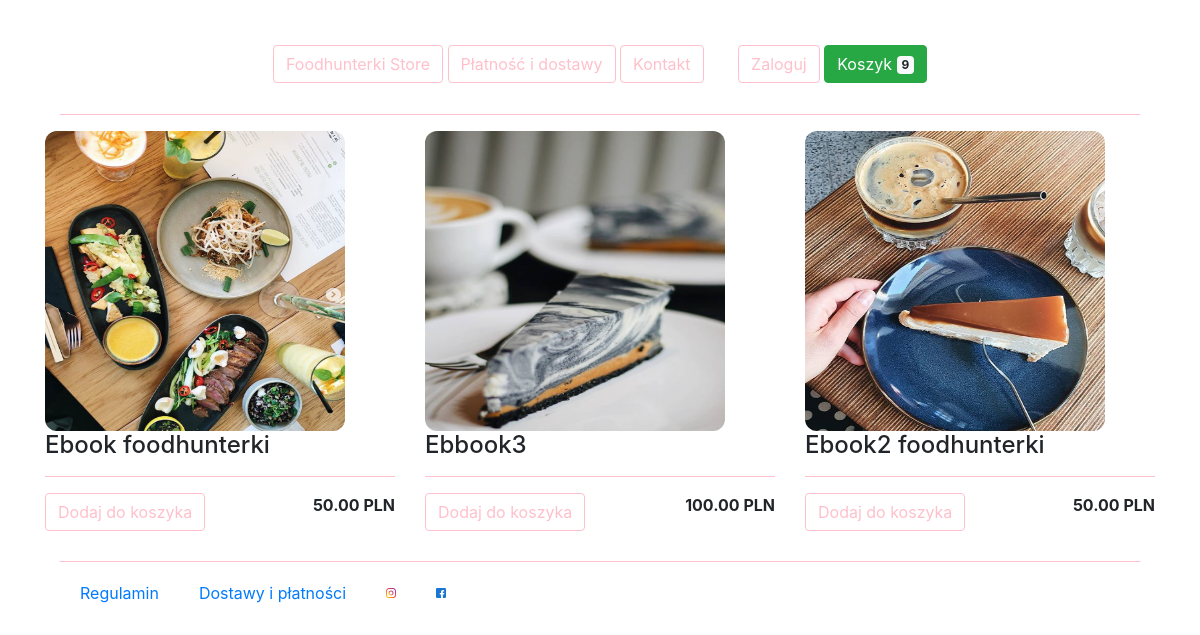
The app's page / (signed in) with its own data.
### fhstore/models.py (models this page shows, shortened)
class Product(models.Model):
    name = models.CharField(max_length=200)
    price = models.DecimalField(max_digits=7, decimal_places=2)
    digital = models.BooleanField(default=False, null=True, blank=True)
    image = models.ImageField(null=True, blank=True)
    @property
    def imageURL(self):
        try:
            url = self.image.url
        except:
            url = ''
        return url

### fhstore/views.py (the view)
# urls.py: path('', views.store, name='store'),
def store(request):
    data = cartData(request)
    cartItems = data['cartItems']
    products = Product.objects.all()
    context = {'products': products, 'cartItems': cartItems}
    return render(request, 'fhstore/store.html', context)

### fhstore/models.py (called while the page is built)
    @property
    def get_cart_items(self):
        orderitems = self.orderitem_set.all()
        total = sum([item.quantity for item in orderitems])
        return total

### fhstore/utils.py (called while the page is built)
def cartData(request):
    if request.user.is_authenticated:
        customer = request.user.customer
        order, created = Order.objects.get_or_create(customer=customer, complete=False)
        items = order.orderitem_set.all()
        cartItems = order.get_cart_items
    else:
        cookieData = cookieCart(request)
        cartItems = cookieData['cartItems']
        order = cookieData['order']
        items = cookieData['items']
    return {'cartItems':cartItems, 'order':order, 'items':items}

### fhstore/templates/fhstore/store.html
{% extends 'fhstore/base.html' %}
{% load static %}
{% block content %}
    <div class="row">
    {% for product in products %}
        <div class="col-lg-4">
            <img class="thumbnail" src="{{product.imageURL}}">
            <div class="box-element-item">
                <h4>{{product.name}}</h4>
                <hr class="horizontal-line">
                <a data-product={{product.id}} data-action="add" class="btn btn-outline-light add-btn update-cart">Dodaj do koszyka</a>
                <h7 style="display: inline-block; float: right"><strong>{{product.price|floatformat:2}} PLN</strong></h7>
            </div>
        </div>
    {% endfor %}
    </div>
{% endblock content %}

### static/css/main.css (style rules this page uses)
.horizontal-line { color: pink; border-color: pink; }
.btn.btn-outline-light { color:pink; border-color: pink; }
.thumbnail { align-self: center; width: 300px; height: 300px; border-radius: 12px; }

### records on screen
Product: imageURL (picture), name "Ebook foodhunterki", price "50.00"
Product: imageURL (picture), name "Ebbook3", price "100.00"
Product: imageURL (picture), name "Ebook2 foodhunterki", price "50.00"

### other values on screen
{{ cartItems }} "9"
